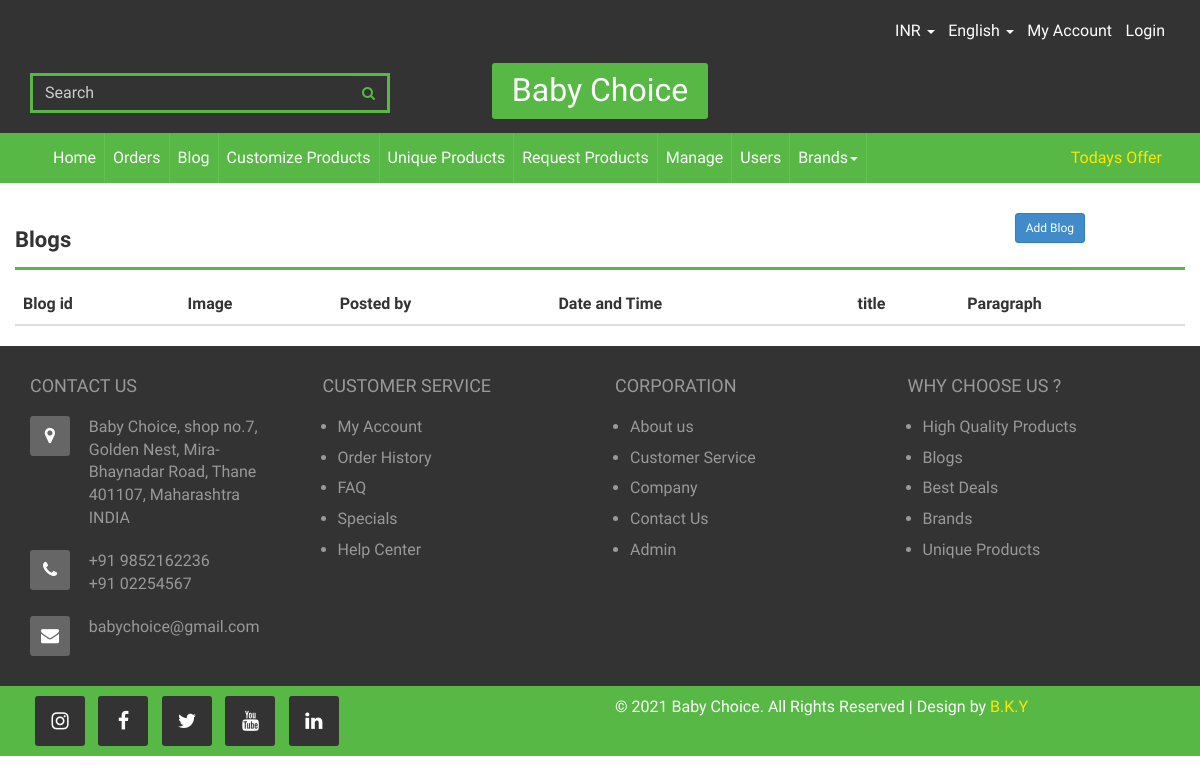
The page /admin_blogs.php on the database as committed earlier.
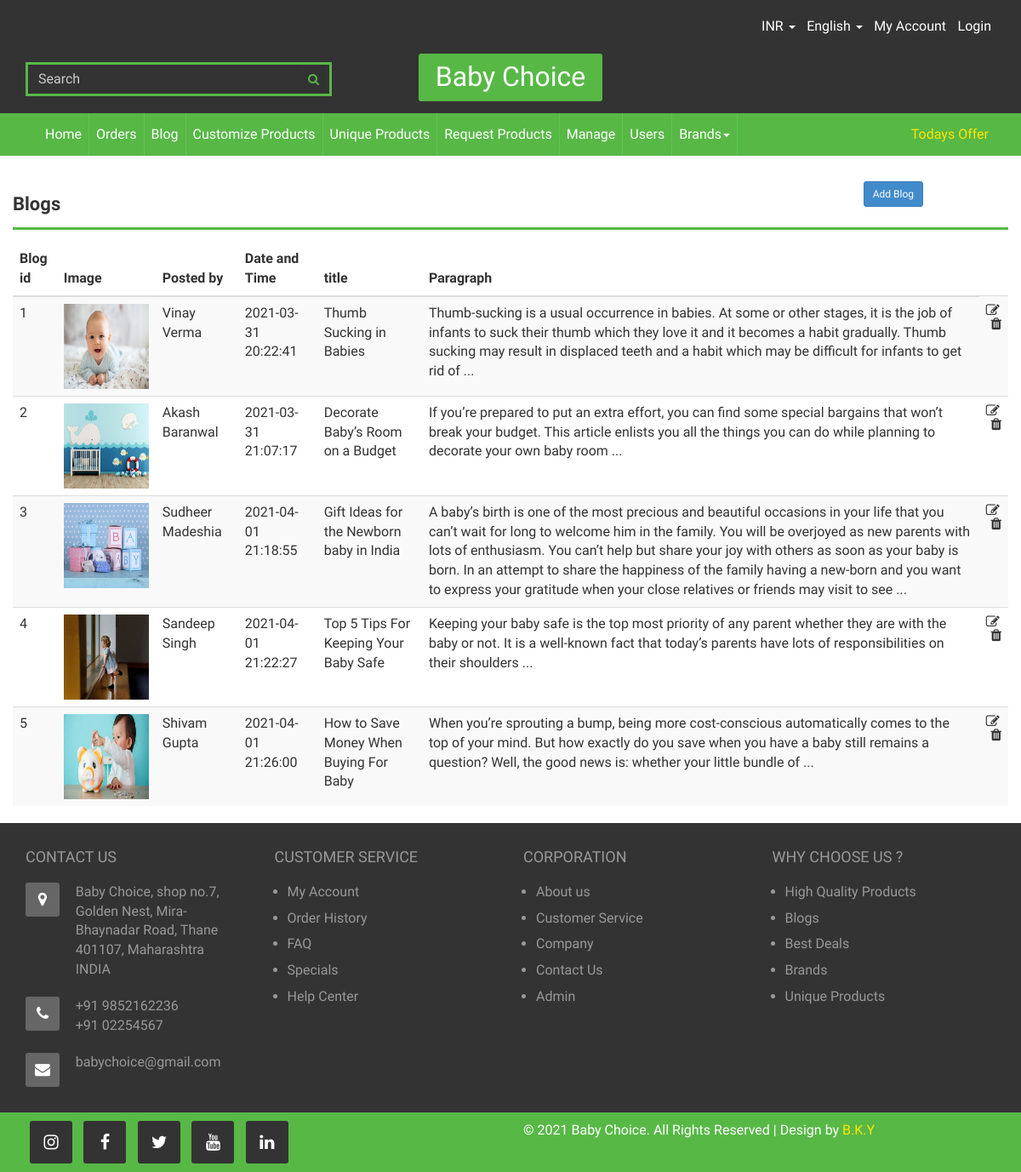
The same page on the database as committed later.
### tables this page shows
CREATE TABLE `blogs` (
  `blog_id` int(7) NOT NULL,
  `blog_title` varchar(255) NOT NULL,
  `blog_description` text NOT NULL,
  `blog_author` varchar(255) NOT NULL,
  `blog_image` varchar(255) NOT NULL,
  `blog_time` datetime NOT NULL DEFAULT current_timestamp(),
  `blog_date` datetime NOT NULL DEFAULT current_timestamp()
);

### admin_blogs.php (the view, shortened to what this page needs)
<?php
include 'db_connection.php';
include 'header_admin.php';
?>
<!DOCTYPE html>
<html lang="en">
<head>
    <link href="css/bootstrap.min.css" rel="stylesheet">
    <link href="css/global.css" rel="stylesheet">
    <link href="css/index.css" rel="stylesheet">
    <link rel="stylesheet" type="text/css" href="css/font-awesome.min.css" />
    <link rel="stylesheet" href="path/to/font-awesome/css/font-awesome.min.css">
</head>
<body>
    <section id="center" class="center_register">
        <div class="container">
            <div class="row">
                <div class="register_1 clearfix">
                    <div class="register_1l clearfix">
                        <div class="register_1li clearfix">
                            <div class="center_3r1 clearfix">
                                <div class="row">
                                    <div class="col-sm-9">
                                        <h4>Blogs</h4>
                                    </div>
                                    <div class="col-sm-2">
                                        <a href="#" data-toggle="modal" data-target="#add_product_modal"
                                            class="btn btn-primary btn-sm" style="float: right;">Add Blog</a>
                                    </div>
                                </div>
                            </div>
                            <div class="table-responsive">
                                <table class="table table-striped table-sm">
                                    <thead>
                                        <tr>
                                            <th>Blog id</th>
                                            <th>Image</th>
                                            <th>Posted by</th>
                                            <th>Date and Time</th>
                                            <th>title</th>
                                            <th>Paragraph</th>
                                        </tr>
                                    </thead>
                                    <tbody>
                                    <?php
                                        $sql = "SELECT * FROM `blogs`";
                                        $result = mysqli_query($conn,$sql);
                                        while($row = mysqli_fetch_assoc($result)){
                                            $blogid = $row['blog_id'];
                                            $blogtitle = $row['blog_title'];
                                            $blogdesc = $row['blog_description'];
                                            $blogimage = $row['blog_image'];
                                            $blogdatetime = $row['blog_date'];
                                            $blogauthor = $row['blog_author'];
                                            echo '<tr>
                                            <td>'.$blogid.'</td>
                                            <td><img src="img/'.$blogimage.'" alt="" class="blog"></td>
                                            <td>'.$blogauthor.'</td>
                                            <td>'.$blogdatetime.'</td>
                                            <td>'.$blogtitle.'</td>
                                            <td>'.$blogdesc.'</td>
                                            <td><a href="updateBlog.php?blogid='.$blogid.'" class="fa fa-edit"></a> <a href="deleteBlog.php?blogid='.$blogid.'"
                                                    class="fa fa-trash" style="float: right;"></a></td>
                                        </tr>';
                                        }
                                    ?>
                                    </tbody>
                                </table>
                            </div>
                        </div>
                    </div>
    </section>
    <?php
include 'footer.php'
?>
</body>
</html>

### header_admin.php (shortened to what this page needs)
<section id="top">
    <div class="top_m clearfix">
        <div class="container">
            <div class="row">
                <div class="top_1 clearfix">
                    <div class="col-sm-5">
                    </div>
                    <div class="col-sm-7">
                        <div class="top_1r clearfix">
                            <ul class="navbar-right mgt">
                                <li class="dropdown">
                                    <a href="#" class="dropdown-toggle m_tag" data-toggle="dropdown">INR <b
                                            class="caret"></b></a>
                                </li>
                                <li class="dropdown">
                                    <a href="#" class="dropdown-toggle m_tag" data-toggle="dropdown">English <b
                                            class="caret"></b></a>
                                </li>
                                <li><a class="m_tag" href="#">My Account</a></li>
                                <?php
				   	if(isset($_SESSION['loggedin']) && $_SESSION['loggedin'] == true){
						   echo '<li><a class="m_tag" href="logout.php">Logout</a></li>';
					   }
					else{
						echo '<li><a class="m_tag" href="admin_login.php">Login</a></li>';
					}
				  ?>
                            </ul>
                        </div>
                    </div>
                </div>
                <div class="top_2 clearfix">
                    <div class="col-sm-4">
                        <div class="top_2l clearfix">
                            <div class="input-group">
                                <input type="text" class="form-control" placeholder="Search">
                                <span class="input-group-btn">
                                    <button class="btn btn-primary" type="button">
                                        <i class="fa fa-search"></i></button>
                                </span>
                            </div>
                        </div>
                    </div>
                    <div class="col-sm-4">
                        <div class="top_2m text-center clearfix">
                            <h3 class="mgt"><a href="admin_home.php">Baby Choice</a></h3>
                        </div>
                    </div>
                    </div>
                </div>
            </div>
        </div>
</section>
<section id="header" class="clearfix">
    <nav class="navbar nav_t">
        <div class="container">
            <div class="collapse navbar-collapse" id="bs-example-navbar-collapse-1">
                <ul class="nav navbar-nav">
                    <li><a class="tag_m" href="admin_home.php">Home</a></li>
                    <li><a class="tag_m" href="orders.php">Orders</a></li>
                    <li><a class="tag_m" href="admin_blogs.php">Blog</a></li>
                    <li><a class="tag_m" href="admin_customize_products.php">Customize Products</a></li>
                    <li><a class="tag_m" href="admin_unique_products.php">Unique Products</a></li>
                    <li><a class="tag_m" href="admin_request_products.php">Request Products</a></li>
                    <li><a class="tag_m" href="manage_products.php">Manage</a></li>
                    <li><a class="tag_m" href="admin_users.php">Users</a></li>
                    <li class="dropdown dropdown-large">
                        <a href="#" class="dropdown-toggle tag_m" data-toggle="dropdown">Brands<b class="caret"></b></a>
                    </li>
                </ul>
                <ul class="nav navbar-nav navbar-right">
                    <li><a class="tag_m1" href="#">Todays Offer</a></li>
                </ul>
            </div>
        </div>
    </nav>
</section>

### footer.php
<section id="footer">
 <div class="container">
  <div class="row">
   <div class="footer_1 clearfix">
    <div class="col-sm-3">
	 <div class="footer_1i clearfix">
	  <h5 class="mgt col_2">CONTACT US</h5><br>
	  <div class="footer_1ii mgt clearfix">
	   <div class="col-sm-2 space_left">
	   <span class="col"><a href="contact.php" style="color: white;"><i class="fa fa-map-marker"></i></a></span>
	   </div>
	   <div class="col-sm-10">
	    <p class="mgt"><a class="col_2" href="contact.php">Baby Choice, shop no.7, Golden Nest, Mira-Bhaynadar Road, Thane 401107, Maharashtra INDIA</a></p>
	   </div>
	  </div>
	  <div class="footer_1ii clearfix">
	   <div class="col-sm-2 space_left">
	    <span class="col"><a href="tel:+91 9852162236" style="color: white;"><i class="fa fa-phone"></i></a></span>
	   </div>
	   <div class="col-sm-10">
	   <p class="mgt"><a class="col_2" href="tel:+91 9852162236">+91 9852162236</a></p>
	   <p class="mgt"><a class="col_2" href="tel:+91 02254567">+91 02254567</a></p>
	   </div>
	  </div>
	  <div class="footer_1ii clearfix">
	   <div class="col-sm-2 space_left">
	    <span class="col"><a href="mailto:babychoice@gmail.com" style="color: white;"><i class="fa fa-envelope"></i></a></span>
	   </div>
	   <div class="col-sm-10">
	    <p class="mgt"><a class="col_2" href="mailto:babychoice@gmail.com">babychoice@gmail.com</a></p>
	   </div>
	  </div>
	 </div>
	</div>
	<div class="col-sm-3">
	 <div class="footer_1i clearfix">
	  <h5 class="mgt col_2">CUSTOMER SERVICE</h5><br>
	  <ul class="mgt">
	   <li><a class="col_2" href="my_account.php">My Account</a></li>
	   <li><a class="col_2" href="#">Order History</a></li>
	   <li><a class="col_2" href="#">FAQ</a></li>
	   <li><a class="col_2" href="unique_products.php">Specials</a></li>
	   <li><a class="col_2" href="contact.php">Help Center</a></li>
	  </ul>
	 </div>
	</div>
	<div class="col-sm-3">
	 <div class="footer_1i clearfix">
	  <h5 class="mgt col_2">CORPORATION</h5><br>
	  <ul class="mgt">
	   <li><a class="col_2" href="#">About us</a></li>
	   <li><a class="col_2" href="contact.php">Customer Service</a></li>
	   <li><a class="col_2" href="#">Company</a></li>
	   <li><a class="col_2" href="contact.php">Contact Us</a></li>
	   <li><a class="col_2" href="admin_login.php">Admin</a></li>
	  </ul>
	 </div>
	</div>
	<div class="col-sm-3">
	 <div class="footer_1i clearfix">
	  <h5 class="mgt col_2">WHY CHOOSE US ?</h5><br>
	  <ul class="mgt">
	   <li><a class="col_2" href="#">High Quality Products</a></li>
	   <li><a class="col_2" href="blog.php">Blogs</a></li>
	   <li><a class="col_2" href="product.php">Best Deals</a></li>
	   <li><a class="col_2" href="#">Brands</a></li>
	   <li><a class="col_2" href="unique_products.php">Unique Products</a></li>
	  </ul>
	 </div>
	</div>
   </div>
  </div>
 </div>
</section>
<section id="footer_bottom">
 <div class="container">
  <div class="row">
   <div class="footer_bottom_1 clearfix">
    <div class="col-sm-6">
	 <div class="footer_bottom_1l clearfix">
	  <ul class="social-network social-circle mgt">
                        <li><a href="https://www.instagram.com/amazing_every_day/" class="icoRss instagram" title="Instagram"><i class="fa fa-instagram"></i></a></li>
                        <li><a href="https://www.facebook.com/rbktechconfess" class="icoFacebook" title="Facebook"><i class="fa fa-facebook"></i></a></li>
                        <li><a href="https://twitter.com/Bipinya03772340" class="icoTwitter" title="Twitter"><i class="fa fa-twitter"></i></a></li>
                        <li><a href="https://www.youtube.com/channel/UCzKmrcAS4-wZuGQumI1tsZg/videos" class="icoGoogle" title="YouTube"><i class="fa fa-youtube"></i></a></li>
                        <li><a href="https://www.linkedin.com/in/bipin-yadav-4586191a4/" class="icoLinkedin" title="Linkedin"><i class="fa fa-linkedin"></i></a></li>
                    </ul>
	 </div>
	</div>
	<div class="col-sm-6">
	 <div class="footer_bottom_1r clearfix">
	   <p class="mgt col">© 2021 Baby Choice. All Rights Reserved | Design by <a class="col" href="https://www.youtube.com/channel/UCzKmrcAS4-wZuGQumI1tsZg">B.K.Y</a></p>
	 </div>
	</div>
   </div>
  </div>
 </div>
</section>
</body>
</html>

### css/global.css (style rules this page uses)
body { font-family: 'Righteous', cursive; }
h1,h2,h3,h4,h5,h6 { padding:0; margin:0; }
a { color:#333; }
ul { padding:0; margin:0; list-style:none; margin-top:15px; }
li { font-size:16px; }
p { padding:0; margin:0; font-size:16px; margin-top:15px; }
h3 { font-size:32px; margin-top:15px; font-weight:bold; }
h4 { font-size:22px; margin-top:15px; font-weight:bold; }
h5 { font-size:18px; margin-top:15px; }
.space_left { padding-left:0; }
.mgt { margin-top:0!important; }
.navbar { min-height:auto; margin-bottom:0; border:none; border-radius:0; }
.col { color:#fff; }
.col_2 { color:#999; }
.top_1r ul li { display:inline-block; margin-left:10px; margin-right:10px; }
.top_m { background:#333; padding-top:20px; padding-bottom:20px; }
.top_1r .m_tag { color:#fff; font-size:16px; }
.top_2 { margin-top:30px; }
.top_2l .form-control { border:none; background:none; font-size:16px; }
.top_2l ::placeholder { color: #ccc; opacity: 1; }
.top_2l .input-group { border:3px solid #57b846; }
.top_2l .btn { border:none; background:none; color: #57b846; font-weight:bold; }
.top_2m h3 a { background:#57b846; padding:8px 20px 10px 20px; border-radius:3px; color:#fff; font-weight:normal; }
#header .navbar { background:#57b846; }
.tag_m { color:#fff; border-right:1px solid #5fc54d; }
.tag_m1 { color:#ffe500; }
.dropdown-large { position: static !important; }
#footer { background:#333; padding-top:30px; padding-bottom:30px; }
.footer_1ii span i { background:#666; width:40px; height:40px; line-height:40px; text-align:center; border-radius:3px; font-size:18px; }
.footer_1ii { margin-top:20px; }
.footer_1i ul { list-style:disc; }
.footer_1i ul li { margin-bottom:8px; color:#999; margin-left:15px; }
ul.social-network { list-style: none; display: inline; margin-left:0 !important; padding: 0; }
ul.social-network li { display: inline; margin: 0 5px; }
.social-circle li a { display:inline-block; position:relative; margin:0 auto 0 auto; -moz-border-radius:50%; -webkit-border-radius:50%; border-radius:3px; text-align:center; width: 50px; height: 50px; font-size:20px; }
.social-circle li i { margin:0; line-height:50px; text-align: center; }
.social-circle i { color: #fff; -webkit-transition: all 0.8s; -moz-transition: all 0.8s; -o-transition: all 0.8s; -ms-transition: all 0.8s; transition: all 0.8s; }
.footer_bottom_1l ul li a { background-color: #333; }
#footer_bottom { background: #57b846; padding-top:10px; padding-bottom:10px; }
.footer_bottom_1r p a { color: #ffe500; }
@media (min-width:992px) and (max-width:1200px) { .top_1r ul li { margin-left:5px; margin-right:5px; } }
@media (min-width:992px) and (max-width:1200px) { .tag_m { padding-left:8px!important; padding-right:8px!important; } }
@media (min-width:992px) and (max-width:1200px) { .tag_m1 { padding-left:8px!important; padding-right:8px!important; } }

### css/index.css (style rules this page uses)
.center_3r1 { border-bottom:3px solid #57b846; padding-bottom:15px; margin-bottom:15px; }
.center_3r1 { margin-top:30px; }

### admin_blogs.php (style rules this page uses)
.blog { height: 100px; width: 100px; }

Rows that differ between the two databases and show on the page:
added blogs: blog_id "1", blog_image (picture), blog_author "Vinay Verma", blog_date "2021-03-31 20:22:41", blog_title "Thumb Sucking in Babies", blog_description "Thumb-sucking is a usual occurrence in babies. At some or other stages, it is the job of infants to suck their thumb which they love it and it becomes a habit gradually. Thumb sucking may result in displaced teeth and a habit which may be difficult for infants to get rid of ..."
added blogs: blog_id "2", blog_image (picture), blog_author "Akash Baranwal", blog_date "2021-03-31 21:07:17", blog_title "Decorate Baby’s Room on a Budget", blog_description "If you’re prepared to put an extra effort, you can find some special bargains that won’t break your budget. This article enlists you all the things you can do while planning to decorate your own baby room ..."
added blogs: blog_id "3", blog_image (picture), blog_author "Sudheer Madeshia", blog_date "2021-04-01 21:18:55", blog_title "Gift Ideas for the Newborn baby in India", blog_description "A baby’s birth is one of the most precious and beautiful occasions in your life that you can’t wait for long to welcome him in the family. You will be overjoyed as new parents with lots of enthusiasm. You can’t help but share your joy with others as soon as your baby is born. In an attempt to share the happiness of the family having a new-born and you want to express your gratitude when your close relatives or friends may visit to see ..."
added blogs: blog_id "4", blog_image (picture), blog_author "Sandeep Singh", blog_date "2021-04-01 21:22:27", blog_title "Top 5 Tips For Keeping Your Baby Safe", blog_description "Keeping your baby safe is the top most priority of any parent whether they are with the baby or not. It is a well-known fact that today’s parents have lots of responsibilities on their shoulders ..."
added blogs: blog_id "5", blog_image (picture), blog_author "Shivam Gupta", blog_date "2021-04-01 21:26:00", blog_title "How to Save Money When Buying For Baby", blog_description "When you’re sprouting a bump, being more cost-conscious automatically comes to the top of your mind. But how exactly do you save when you have a baby still remains a question? Well, the good news is: whether your little bundle of ..."
